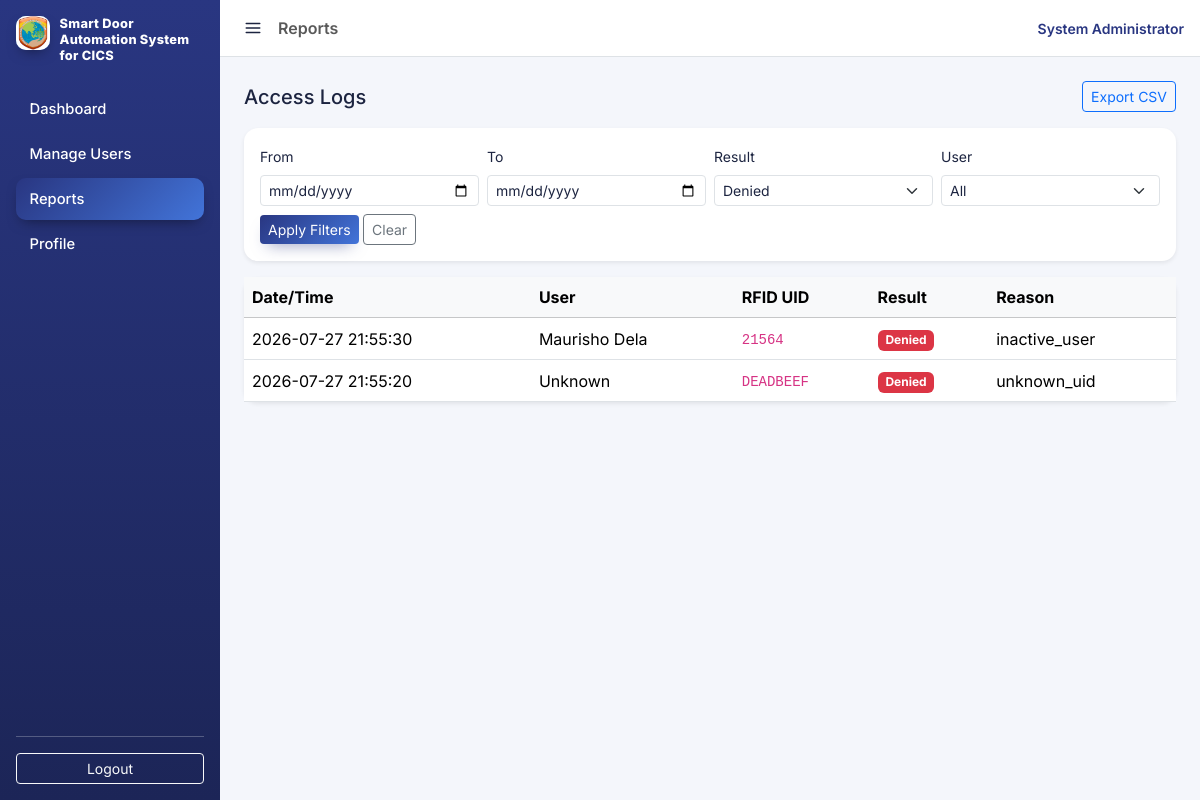
The app's page /public/reports/index.php?result=denied (signed in) with its own data.
### tables this page shows
CREATE TABLE `access_logs` (
  `id` int(11) NOT NULL,
  `user_id` int(11) DEFAULT NULL,
  `rfid_uid` varchar(50) NOT NULL,
  `scanned_at` datetime NOT NULL DEFAULT current_timestamp(),
  `result` enum('granted','denied') NOT NULL,
  `reason` varchar(100) NOT NULL
);

CREATE TABLE `users` (
  `id` int(11) NOT NULL,
  `full_name` varchar(100) NOT NULL,
  `id_number` varchar(50) NOT NULL,
  `rfid_uid` varchar(50) NOT NULL,
  `role` enum('student','faculty','staff') NOT NULL DEFAULT 'student',
  `status` enum('active','inactive') NOT NULL DEFAULT 'active',
  `created_at` datetime NOT NULL DEFAULT current_timestamp()
);

### app/models/AccessLog.php (called while the page is built, shortened)
<?php
require_once __DIR__ . '/../core/Database.php';
class AccessLog
{
    public static function filtered(array $filters): array
    {
        [$where, $params] = self::buildWhere($filters);
        $stmt = Database::getConnection()->prepare(
            "SELECT al.*, u.full_name FROM access_logs al
             LEFT JOIN users u ON u.id = al.user_id
             $where
             ORDER BY al.scanned_at DESC"
        );
        $stmt->execute($params);
        return $stmt->fetchAll();
    }
    private static function buildWhere(array $filters): array
    {
        $clauses = [];
        $params = [];
        if (!empty($filters['result'])) {
            $clauses[] = 'al.result = ?';
            $params[] = $filters['result'];
        }
        $where = $clauses ? 'WHERE ' . implode(' AND ', $clauses) : '';
        return [$where, $params];
    }
}

### app/core/Database.php (called while the page is built, shortened)
<?php
class Database
{
    private static ?PDO $connection = null;
    public static function getConnection(): PDO
    {
        if (self::$connection === null) {
            $dsn = 'mysql:host=' . DB_HOST . ';dbname=' . DB_NAME . ';charset=utf8mb4';
            self::$connection = new PDO($dsn, DB_USER, DB_PASS, [
                PDO::ATTR_ERRMODE => PDO::ERRMODE_EXCEPTION,
                PDO::ATTR_DEFAULT_FETCH_MODE => PDO::FETCH_ASSOC,
            ]);
        }
        return self::$connection;
    }
}

### public/reports/index.php (the view, shortened to what this page needs)
<?php
require_once __DIR__ . '/../../app/models/AccessLog.php';
$filters = [
    'date_from' => $_GET['date_from'] ?? '',
    'date_to' => $_GET['date_to'] ?? '',
    'result' => $_GET['result'] ?? '',
    'user_id' => $_GET['user_id'] ?? '',
];
$logs = AccessLog::filtered($filters);
$queryString = http_build_query(array_filter($filters));
include __DIR__ . '/../partials/header.php';
?>
<div class="d-flex justify-content-between align-items-center mb-3">
    <h5 class="mb-0">Access Logs</h5>
    <a href="export.php?<?= htmlspecialchars($queryString) ?>" class="btn btn-outline-primary btn-sm">Export CSV</a>
</div>
<div class="card shadow-sm mb-3">
    <div class="card-body">
        <form method="get" action="index.php" class="row g-2 align-items-end">
            <div class="col-sm-6 col-md-3">
                <label class="form-label small" for="date_from">From</label>
                <input type="date" class="form-control form-control-sm" id="date_from" name="date_from" value="<?= htmlspecialchars($filters['date_from']) ?>">
            </div>
            <div class="col-sm-6 col-md-3">
                <label class="form-label small" for="date_to">To</label>
                <input type="date" class="form-control form-control-sm" id="date_to" name="date_to" value="<?= htmlspecialchars($filters['date_to']) ?>">
            </div>
            <div class="col-sm-6 col-md-3">
                <label class="form-label small" for="result">Result</label>
                <select class="form-select form-select-sm" id="result" name="result">
                    <option value="denied" <?= $filters['result'] === 'denied' ? 'selected' : '' ?>>Denied</option>
                </select>
            </div>
            <div class="col-sm-6 col-md-3">
                <label class="form-label small" for="user_id">User</label>
                <select class="form-select form-select-sm" id="user_id" name="user_id">
                    <option value="">All</option>
                </select>
            </div>
            <div class="col-12">
                <button type="submit" class="btn btn-primary btn-sm">Apply Filters</button>
                <a href="index.php" class="btn btn-outline-secondary btn-sm">Clear</a>
            </div>
        </form>
    </div>
</div>
<div class="card shadow-sm">
    <div class="table-responsive">
        <table class="table table-hover align-middle mb-0">
            <thead class="table-light">
                <tr>
                    <th>Date/Time</th>
                    <th>User</th>
                    <th>RFID UID</th>
                    <th>Result</th>
                    <th>Reason</th>
                </tr>
            </thead>
            <tbody>
                <?php foreach ($logs as $log): ?>
                    <tr>
                        <td><?= htmlspecialchars($log['scanned_at']) ?></td>
                        <td><?= htmlspecialchars($log['full_name'] ?? 'Unknown') ?></td>
                        <td><code><?= htmlspecialchars($log['rfid_uid']) ?></code></td>
                        <td>
                            <?php if ($log['result'] === 'granted'): ?>
                                <span class="badge bg-success">Granted</span>
                            <?php else: ?>
                                <span class="badge bg-danger">Denied</span>
                            <?php endif; ?>
                        </td>
                        <td><?= htmlspecialchars($log['reason']) ?></td>
                    </tr>
                <?php endforeach; ?>
            </tbody>
        </table>
    </div>
</div>
<?php include __DIR__ . '/../partials/footer.php'; ?>

### public/assets/css/app.css (style rules this page uses)
:root { --app-navy: #293681; --app-blue: #4274d9; --app-sky: #95ccdd; --app-mint: #d0e7e6; --app-ink: #1c2440; --app-muted: #7480a3; --app-bg: #f4f6fb; --bs-primary: var(--app-blue); --bs-primary-rgb: 66, 116, 217; --bs-body-font-family: 'Inter', system-ui, -apple-system, sans-serif; --bs-body-color: var(--app-ink); }
body { background: var(--app-bg); font-family: 'Inter', system-ui, -apple-system, sans-serif; }
.card { border: none; border-radius: 14px; }
.btn-primary { background: linear-gradient(135deg, var(--app-navy), var(--app-blue)); border: none; box-shadow: 0 8px 16px -8px rgba(41, 54, 129, 0.55); }
a { color: var(--app-blue); }

### records on screen
access_logs: scanned_at "2026-07-27 21:55:30", user.full_name "Maurisho Dela", rfid_uid "21564", result "Denied", reason "inactive_user"
access_logs: scanned_at "2026-07-27 21:55:20", full_name "Unknown", rfid_uid "DEADBEEF", result "Denied", reason "unknown_uid"

### other values on screen
$label "Dashboard Manage Users Reports Profile"
$pageTitle "Reports"
Auth::currentAdminName() "System Administrator"
